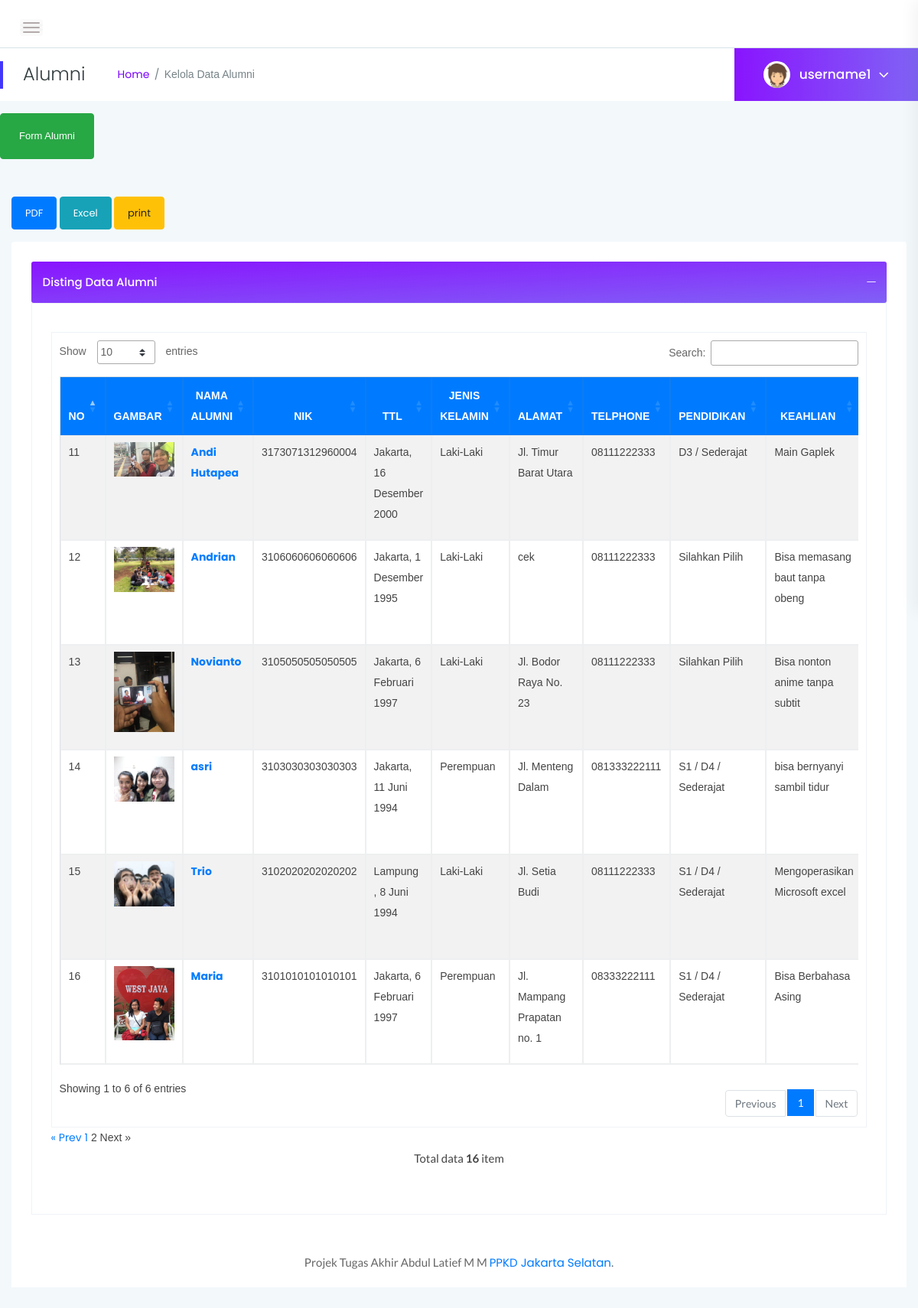
Screenshot of /index.php?page=2&mnu=alumni (signed in) with the database file from the repository.
### tables this page shows
CREATE TABLE IF NOT EXISTS `tb_alumni` (
`id_alumni` int(15) NOT NULL,
  `nama_alumni` varchar(50) NOT NULL,
  `nik` varchar(100) NOT NULL,
  `tempat_lahir` varchar(50) NOT NULL,
  `tanggal_lahir` date NOT NULL,
  `jenis_kelamin` varchar(30) NOT NULL,
  `alamat` varchar(50) NOT NULL,
  `telephone` varchar(15) NOT NULL,
  `email` varchar(100) NOT NULL,
  `pendidikan` varchar(30) NOT NULL,
  `keahlian` varchar(30) NOT NULL,
  `user_name` varchar(30) NOT NULL,
  `password` varchar(100) NOT NULL,
  `peminatan_kejuruan` varchar(100) NOT NULL,
  `status` varchar(15) NOT NULL,
  `kategori` varchar(50) NOT NULL,
  `keterangan` text NOT NULL,
  `gambar` varchar(100) NOT NULL
);

### koneksivar.php (called while the page is built, shortened)
<?php
$PATH="ypathcss";
$YPATH="ypathfile";
$tbadmin="tb_admin";
$tbalumni="tb_alumni";
?>

### alumni/alumni.php (the view, shortened to what this page needs)
<?php
        $kode_admin=$_SESSION["cid"];
        $sql="select * from `$tbadmin` where `kode_admin`='$kode_admin'";
        $d=getField($conn,$sql);
		$username=$d["username"];
		if ($_SESSION["cstatus"]=="Super Administrator"  || $_SESSION["cstatus"]=="Aktif"){
        ?>
<div class="page-title-area">
                <div class="row align-items-center">
                    <div class="col-sm-6">
                        <div class="breadcrumbs-area clearfix">
                            <h4 class="page-title pull-left">Alumni</h4>
                            <ul class="breadcrumbs pull-left">
                                <li><a href="index.php">Home</a></li>
                                <li><span>Kelola Data Alumni</span></li>
                            </ul>
                        </div>
                    </div>
                    <div class="col-sm-6 clearfix">
                        <div class="user-profile pull-right">
                            <img class="avatar user-thumb" src="assets/images/author/avatar.png" alt="avatar">
                            <h4 class="user-name dropdown-toggle" data-toggle="dropdown"for="username"><?php echo $username;?><i class="fa fa-angle-down"></i></h4>
                        </div>
                    </div>
                </div>
            </div>
				<link type="text/css" href="<?php echo "$PATH/base/";?>ui.all.css" rel="stylesheet" />
    <link rel="stylesheet" href="js/jquery-ui.css">
  <link rel="stylesheet" href="resources/demos/style.css">
<body>
								<div class="main-content-inner">
								<div class="row">
								<button type="button" class="btn btn-success btn-xl  mt-3" data-toggle="modal" data-target="#exampleModalLong">Form Alumni</button>
								<div class="col-lg-12 mt-5">
				</div>
			</div>
<a class="btn btn-primary mb-3" href="alumni/pdf.php" role="button">PDF</a>
<a class="btn btn-info mb-3" href="alumni/xls.php" role="button">Excel</a>
<a class="btn btn-warning mb-3" href="#" role="button" alt='PRINT' OnClick="PRINT()">print</a>
        <div class="card">
            <div class="card-body">
                    <div id="accordion4" class="according accordion-s3 gradiant-bg">
                        <div class="card">
                            <div class="card-header">
                                <a class="card-link" data-toggle="collapse" href="#accordion41">Disting Data Alumni</a>
									</div>
									<div id="accordion41" class="collapse show" data-parent="#accordion4">
										<div class="card-body">
										<br/>
<div class="main-content-inner">
    <div class="row">
		<div class="col-lg-12 col-ml-12">
            <div class="card">
                <div class="card-body">
                        <div class="data-tables">
                            <div class="table-responsive">
                                <table id="dataTable" width="100%" border="0" class="table table-striped table-bordered table-hover">
                                	<thead class="text-uppercase bg-primary">
									<tr class="text-white">
										<th width="2%"><center>No</center></td>
										<th width="5%"><center>Gambar</center></td>
										<th width="5%"><center>Nama Alumni</center></td>
										<th width="5%"><center>NIK</center></td>
										<th width="5%"><center>TTL</center></td>
										<th width="5%"><center>Jenis Kelamin</center></td>
										<th width="10%"><center>Alamat</center></td>
										<th width="5%"><center>telphone</center></td>
										<th width="5%"><center>pendidikan</center></td>
										<th width="5%"><center>keahlian</center></td>
									</tr>
									</thead>
									<tbody>
									<?php
									$sql="select * from `$tbalumni` order by `id_alumni` desc";
									$jum=getJum($conn,$sql);
											if($jum > 0){
									$batas   = 10;
									$page = $_GET['page'];
									if(empty($page)){$posawal  = 0;$page = 1;}
									else{$posawal = ($page-1) * $batas;}
									$sql2 = $sql." LIMIT $posawal,$batas";
									$no = $posawal+1;
										$arr=getData($conn,$sql2);
											foreach($arr as $d) {
													$id_alumni=$d["id_alumni"];
													$nama_alumni=$d["nama_alumni"];
													$nik=$d["nik"];
													$tempat_lahir=$d["tempat_lahir"];
													$tanggal_lahir=WKT($d["tanggal_lahir"]);
													$jenis_kelamin=$d["jenis_kelamin"];
													$alamat=$d["alamat"];
													$telephone=$d["telephone"];
													$email=$d["email"];
													$pendidikan=$d["pendidikan"];
													$keahlian=$d["keahlian"];
													$peminatan_kejuruan=$d["peminatan_kejuruan"];
													$kategori=$d["kategori"];
													$gambar=$d["gambar"];
													$color="#dddddd";
														if($no %2==0){$color="#FFFFFF";}
									echo"<tr bgcolor='$color'>
													<td scope='row'>$no</td>
													<td><div align='center'>";
									echo"<a href='#' onclick='buka(\"alumni/zoom.php?id=$id_alumni\")'>
									<img src='$YPATH/$gambar' width='100' height='100' /></a></div>";
													echo"</td>
													<td valign='top'><b><a href='mailto:$email'>$nama_alumni</a></b></td>
													<td>$nik</td>
													<td>$tempat_lahir, $tanggal_lahir
													<td>$jenis_kelamin </td>
													<td>$alamat </td>
													<td>$telephone</td>
													<td>$pendidikan</td>
													<td>$keahlian</td>
													<td>$peminatan_kejuruan</td>
													<td>$kategori</td>
													<td align ='center'>
													<a href='?mnu=alumni&pro=ubah&kode=$id_alumni'><button type='button' class='btn btn-outline-primary mb-3' alt='ubah' i title='ubah data $nama_alumni'><span class=' ti-ruler-pencil'></i></span></button></a>
													<a href='?mnu=alumni&pro=hapus&kode=$id_alumni'><button type='button' class='btn btn-outline-danger mb-3' alt='hapus' i title='hapus data $nama_alumni'
													onClick='return confirm(\"Apakah Anda benar-benar akan menghapus $nama pada data alumni ?..\")'><span class=' ti-trash'></i></span></button></a></div></td>
													</tr>";
												$no++;
												}
											}
											else{echo"<tr><td colspan='6'><blink>Maaf, Data alumni belum tersedia...</blink></td></tr>";}
									?>
                            </div>
                        </div>
                    </div>
                </div>
			</div>
		</div>
<?php
$jmldata = $jum;
if($jmldata>0){
	$jmlhal  = ceil($jmldata/$batas);
	echo "<div class=paging>";
	if($page > 1){
		$prev=$page-1;
		echo "<span class=prevnext><a href='$_SERVER[PHP_SELF]?page=$prev&mnu=alumni'>« Prev</a></span> ";
	}
	else{echo "<span class=disabled>« Prev</span> ";}
	for($i=1;$i<=$jmlhal;$i++)
	if ($i != $page){echo "<a href='$_SERVER[PHP_SELF]?page=$i&mnu=alumni'>$i</a> ";}
	else{echo " <span class=current>$i</span> ";}
	if($page < $jmlhal){
		$next=$page+1;
		echo "<span class=prevnext><a href='$_SERVER[PHP_SELF]?page=$next&mnu=alumni'>Next »</a></span>";
	}
	else{ echo "<span class=disabled>Next »</span>";}
	echo "</div>";
	}
$jmldata = $jum;
echo "<p align=center>Total data <b>$jmldata</b> item</p>";
?>
</div>
</div>
</div>
</div>
</body>
<?php } ?>

### index.php (shortened to what this page needs)
<?php
require_once"konmysqli.php";
?>
<!doctype html>
<html class="no-js" lang="en">
<head>
    <link rel="stylesheet" href="assets/css/bootstrap.min.css">
    <link rel="stylesheet" href="assets/css/font-awesome.min.css">
    <link rel="stylesheet" href="assets/css/themify-icons.css">
    <link rel="stylesheet" href="assets/css/metisMenu.css">
    <link rel="stylesheet" href="assets/css/owl.carousel.min.css">
    <link rel="stylesheet" href="assets/css/slicknav.min.css">
    <link rel="stylesheet" href="https://www.amcharts.com/lib/3/plugins/export/export.css" type="text/css" media="all" />
    <link rel="stylesheet" type="text/css" href="https://cdn.datatables.net/1.10.19/css/jquery.dataTables.css">
    <link rel="stylesheet" type="text/css" href="https://cdn.datatables.net/1.10.18/css/dataTables.bootstrap4.min.css">
    <link rel="stylesheet" type="text/css" href="https://cdn.datatables.net/responsive/2.2.3/css/responsive.bootstrap.min.css">
    <link rel="stylesheet" type="text/css" href="https://cdn.datatables.net/responsive/2.2.3/css/responsive.jqueryui.min.css">
    <link rel="stylesheet" href="assets/css/typography.css">
    <link rel="stylesheet" href="assets/css/default-css.css">
    <link rel="stylesheet" href="assets/css/styles.css">
    <link rel="stylesheet" href="assets/css/responsive.css">
</head>
<body>
    <div class="page-container">
        <div class="sidebar-menu">
            <div class="sidebar-header">
                <div class="logo">
                    <font color=white><h5>PPKD Jakarta Selatan</h5></color>
                </div>
            </div>
            <?php
			$mnu=$_GET["mnu"];
			?>
        </div>
<div class="main-content">
   <?php
   require_once"header.php";
   ?>
<?php
if($mnu=="admin"){require_once"admin/admin.php";}
else if($mnu=="alumni"){require_once"alumni/alumni.php";}
?>
        <footer>
            <div class="footer-area">
                <p>Projek Tugas Akhir Abdul Latief M M <a href="http://ppkdjakartaselatan.com/">PPKD Jakarta Selatan</a>.</p>
            </div>
        </footer>
<?php
function WKT($sekarang){
$tanggal = substr($sekarang,8,2)+0;
$bulan = substr($sekarang,5,2);
$tahun = substr($sekarang,0,4);
$judul_bln=array(1=> "Januari", "Februari", "Maret", "April", "Mei","Juni", "Juli", "Agustus", "September","Oktober", "November", "Desember");
$wk=$tanggal." ".$judul_bln[(int)$bulan]." ".$tahun;
return $wk;
}
?>
<?php
function getJum($conn,$sql){
  $rs=$conn->query($sql);
  $jum= $rs->num_rows;
	return $jum;
}
function getField($conn,$sql){
	$rs=$conn->query($sql);
	$rs->data_seek(0);
	$d= $rs->fetch_assoc();
	return $d;
}
function getData($conn,$sql){
	$rs=$conn->query($sql);
	$rs->data_seek(0);
	$arr = $rs->fetch_all(MYSQLI_ASSOC);
	return $arr;
}
?>
</body>
</html>

### header.php (shortened to what this page needs)
<div class="header-area">
                <div class="row align-items-center">
                    <div class="col-md-6 col-sm-8 clearfix">
                        <div class="nav-btn pull-left">
                            <span></span>
                            <span></span>
                            <span></span>
                        </div>
                    </div>
                    <div class="col-md-6 col-sm-4 clearfix">
                        <ul class="notification-area pull-right">
                        </ul>
                    </div>
                </div>
            </div>

### assets/css/responsive.css (style rules this page uses)
@media screen and (min-width: 1200px) and (max-width: 1440px) { .col-ml-12 { -webkit-box-flex: 0; -ms-flex: 0 0 100%; flex: 0 0 100%; max-width: 100%; } }
@media (min-width: 1200px) and (max-width: 1364px) { .sidebar-menu { position: fixed; left: -90%; top: 0; height: 100vh; width: 365px; } }
@media (min-width: 1200px) and (max-width: 1364px) { .main-content-inner { padding: 0 15px 50px; } }
@media (min-width: 1200px) and (max-width: 1364px) { .page-container, .sbar_collapsed.page-container { padding-left: 0; } }

### ypathcss/style.css (style rules this page uses)
body { font-family: Arial, Helvetica, sans-serif; font-size: 12px; color: #993300; margin: 0px; background-color: #FFFFFF; }
ul { padding-left: 12px; margin-left: 0px; }

### rows the page displays
tb_alumni: gambar (picture), nama_alumni "Andi Hutapea", nik "3173071312960004", tempat_lahir "Jakarta", tanggal_lahir "16 Desember 2000", jenis_kelamin "Laki-Laki", alamat "Jl. Timur Barat Utara", telephone "08111222333", pendidikan "D3 / Sederajat", keahlian "Main Gaplek"
tb_alumni: gambar (picture), nama_alumni "Andrian", nik "3106060606060606", tempat_lahir "Jakarta", tanggal_lahir "1 Desember 1995", jenis_kelamin "Laki-Laki", alamat "cek", telephone "08111222333", pendidikan "Silahkan Pilih", keahlian "Bisa memasang baut tanpa obeng"
tb_alumni: gambar (picture), nama_alumni "Novianto", nik "3105050505050505", tempat_lahir "Jakarta", tanggal_lahir "6 Februari 1997", jenis_kelamin "Laki-Laki", alamat "Jl. Bodor Raya No. 23", telephone "08111222333", pendidikan "Silahkan Pilih", keahlian "Bisa nonton anime tanpa subtit"
tb_alumni: gambar (picture), nama_alumni "asri", nik "3103030303030303", tempat_lahir "Jakarta", tanggal_lahir "11 Juni 1994", jenis_kelamin "Perempuan", alamat "Jl. Menteng Dalam", telephone "081333222111", pendidikan "S1 / D4 / Sederajat", keahlian "bisa bernyanyi sambil tidur"
tb_alumni: gambar (picture), nama_alumni "Trio", nik "3102020202020202", tempat_lahir "Lampung", tanggal_lahir "8 Juni 1994", jenis_kelamin "Laki-Laki", alamat "Jl. Setia Budi", telephone "08111222333", pendidikan "S1 / D4 / Sederajat", keahlian "Mengoperasikan Microsoft excel"
tb_alumni: gambar (picture), nama_alumni "Maria", nik "3101010101010101", tempat_lahir "Jakarta", tanggal_lahir "6 Februari 1997", jenis_kelamin "Perempuan", alamat "Jl. Mampang Prapatan no. 1", telephone "08333222111", pendidikan "S1 / D4 / Sederajat", keahlian "Bisa Berbahasa Asing"

### other values shown
$username "username1"
$jmldata "16"
